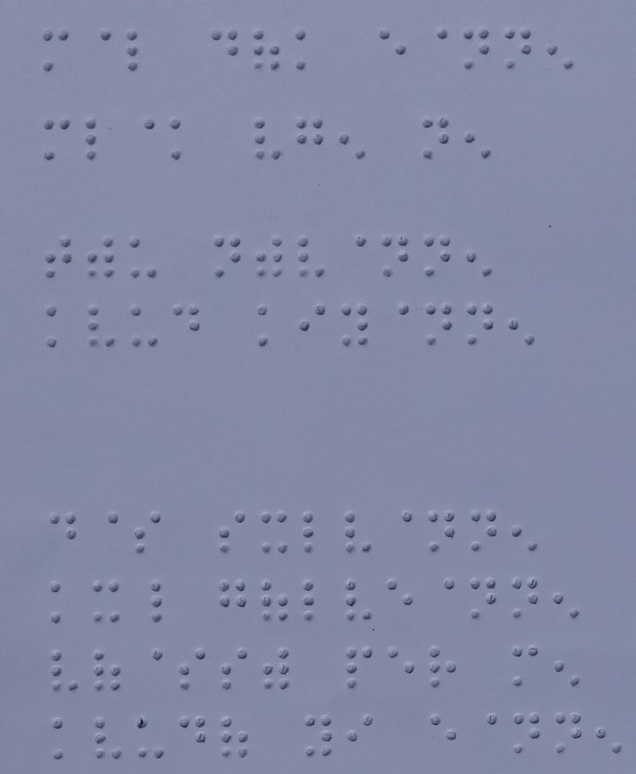
#> input picture assets/test_images/7.jpg, 1271 x 1548 px, found by its file name (shown at 1/2 size)
$ python test.py
#> lines starting #> are read from the running program, lines starting #| are printed output that depends on the picture; after the words box and inside, x2 and y2 are one past the last pixel; in counts of white or black regions, pixels touching at a corner belong together
### preprocessing_image.py
# import the necessary files & libraries
import cv2
import numpy as np

def preprocess_img():

	# importing the image
	image = cv2.imread('D://Educational Files//RUSL//Group Project//System//final_system//braille_project//assets//test_images//7.jpg')
#> image is the input picture: shape (1548, 1271, 3); mean B, G, R 165.5, 136.6, 131.4

	# creating dimensions to resize the image
	scale_percent = 20 # percent of original size
	width = int(image.shape[1] * scale_percent / 100)
#> width = 254
	height = int(image.shape[0] * scale_percent / 100)
#> height = 309
	dim = (width, height)
#> dim = (254, 309)

	# resizing the image to the given scale percentage
	image = cv2.resize(image, dim, interpolation = cv2.INTER_AREA)
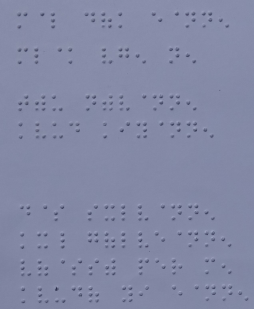
#> image: shape (309, 254, 3); mean B, G, R 165.5, 136.6, 131.4

	# converting the image into gray scale
	gray = cv2.cvtColor(image, cv2.COLOR_BGR2GRAY)
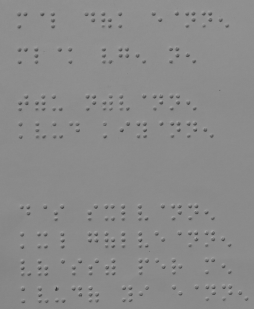
#> gray: shape (309, 254); min 46, max 166, mean 138.5

	#   kernal
	kernel = np.ones((1,1), np.uint8)

	# dialation and erosion
	img_dilation = cv2.dilate(gray, kernel, iterations=1)
	img_erosion = cv2.erode(img_dilation, kernel, iterations=1)

	# thresholding the image
	th, im_th = cv2.threshold(img_erosion, 130, 255, cv2.THRESH_BINARY_INV)
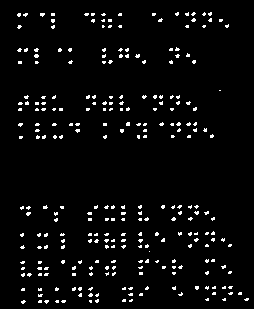
#> im_th: shape (309, 254); 4% white in thin lines or dots, all inside (x1, y1, x2, y2) = (17, 12, 249, 304)

	# Find Canny edges
	edged = cv2.Canny(im_th, 0, 255)
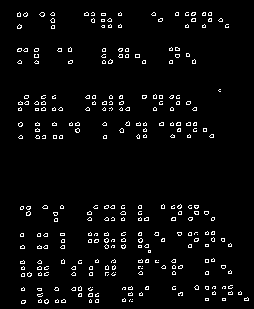
#> edged: shape (309, 254); 3.8% white in thin lines or dots, all inside (x1, y1, x2, y2) = (17, 12, 249, 304)

	# Finding Contours
	contours, hierarchy = cv2.findContours(edged,
		cv2.RETR_EXTERNAL, cv2.CHAIN_APPROX_NONE)
#> contours = 278 contours, all with area under 20

	# Draw the contours on the original image
	cv2.drawContours(image, contours, -1, (0, 0, 255), 1)
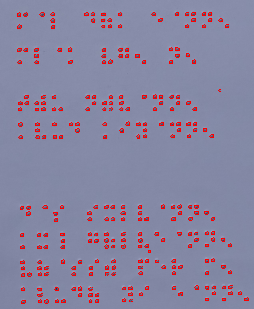
#> image: shape (309, 254, 3); 3.69% of pixels changed, all inside (x1, y1, x2, y2) = (17, 12, 249, 304)

	cv2.imshow('contoured image', image)
	cv2.imshow('gray', gray)
	cv2.imshow('thresholded image', im_th)
	cv2.imshow('edged', edged)
	print(contours)
#> (printed output is left out)
	cv2.waitKey(0)
	cv2.destroyAllWindows()


preprocess_img()

### test.py


def import_pg():
    import preprocessing_image

def show_img():
    cv2.imshow('im_th', im_th)
    cv2.waitKey(0)
    cv2.destroyAllWindows()

# preprocess_img()
# show_img()

import_pg()

$ run again, with assets/test_images/1.jpg copied over assets/test_images/7.jpg
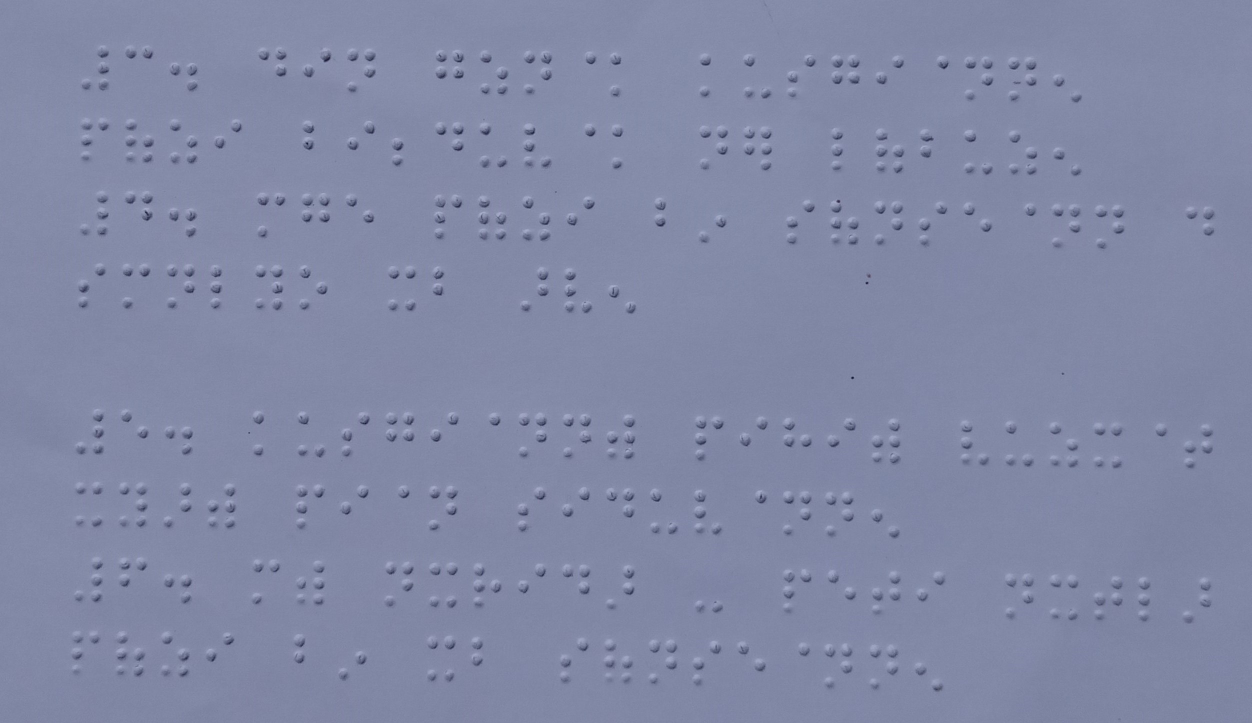
#> input picture assets/test_images/1.jpg, 2504 x 1446 px, found by its file name (shown at 1/2 size)
#> in preprocess_img, image is the input picture: shape (1446, 2504, 3); mean B, G, R 165.2, 136.1, 129.3
#> in preprocess_img, `th, im_th = cv2.threshold(img_erosion, 130, 255, cv2.THRESH_BINARY_INV)`:
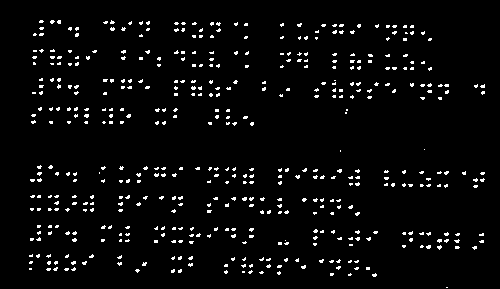
#> im_th: shape (289, 500); 3.8% white in thin lines or dots, all inside (x1, y1, x2, y2) = (29, 20, 485, 288)
#> edged: shape (289, 500); 3.6% white in thin lines or dots, all inside (x1, y1, x2, y2) = (29, 19, 485, 289)
#> contours = 519 contours, all with area under 20
#> in preprocess_img, `cv2.drawContours(image, contours, -1, (0, 0, 255), 1)`:
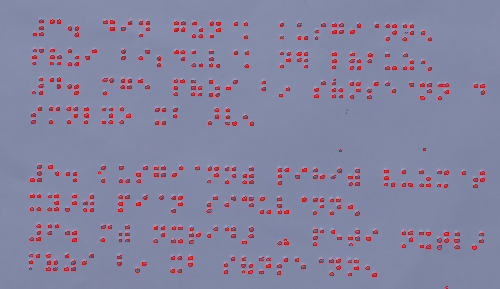
#> image: shape (289, 500, 3); mean B, G, R 159.8, 131.7, 134.2
#> (printed output is left out)

$ run again, with assets/test_images/2.jpg copied over assets/test_images/7.jpg
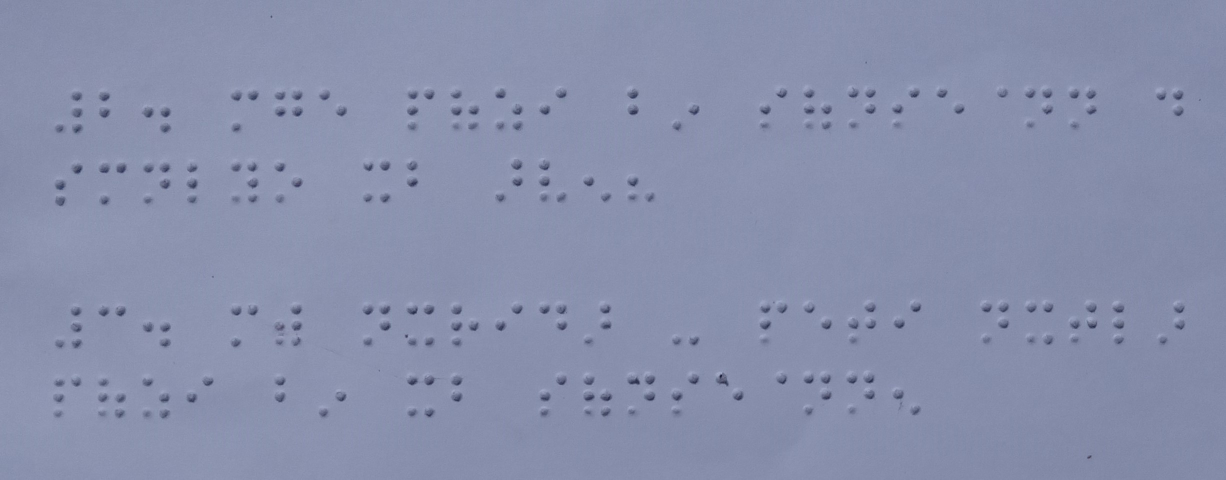
#> input picture assets/test_images/2.jpg, 2452 x 959 px, found by its file name (shown at 1/2 size)
#> in preprocess_img, image is the input picture: shape (959, 2452, 3); mean B, G, R 171.9, 143.3, 135.9
#> in preprocess_img, `th, im_th = cv2.threshold(img_erosion, 130, 255, cv2.THRESH_BINARY_INV)`:
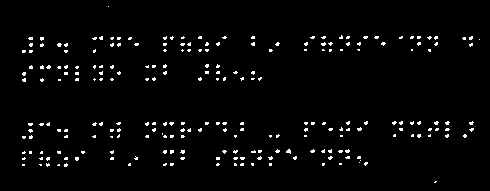
#> im_th: shape (191, 490); 2.6% white in thin lines or dots, all inside (x1, y1, x2, y2) = (22, 6, 480, 183)
#> edged: shape (191, 490); 2.5% white in thin lines or dots, all inside (x1, y1, x2, y2) = (21, 5, 481, 183)
#> contours = 248 contours, all with area under 20
#> in preprocess_img, `cv2.drawContours(image, contours, -1, (0, 0, 255), 1)`:
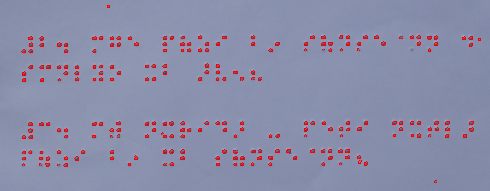
#> image: shape (191, 490, 3); mean B, G, R 168.2, 140.2, 139.4
#| [array([[[436, 182]]], dtype=int32), array([[[435, 180]],
#|        [[434, 181]],
#|        [[434, 182]],
#|        [[434, 181]],
#|        [[435, 180]],
#|        [[436, 180]]], dtype=int32), array([[[165, 165]],
#> (further printed lines are left out)

$ run again, with assets/test_images/3.jpg copied over assets/test_images/7.jpg
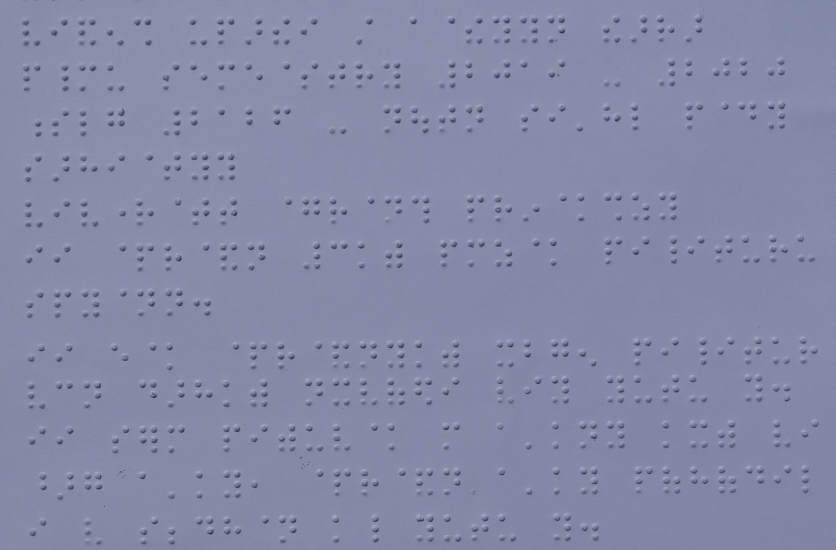
#> input picture assets/test_images/3.jpg, 2506 x 1650 px, found by its file name (shown at 1/3 size)
#> in preprocess_img, image is the input picture: shape (1650, 2506, 3); mean B, G, R 167, 137.6, 132
#> in preprocess_img, `th, im_th = cv2.threshold(img_erosion, 130, 255, cv2.THRESH_BINARY_INV)`:
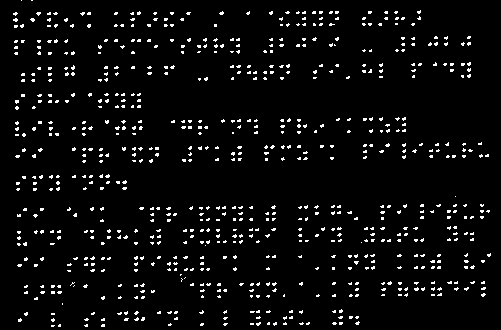
#> im_th: shape (330, 501); 4.6% white in thin lines or dots
#> edged: shape (330, 501); 4.4% white in thin lines or dots
#> contours = 861 contours, all with area under 20
#> in preprocess_img, `cv2.drawContours(image, contours, -1, (0, 0, 255), 1)`:
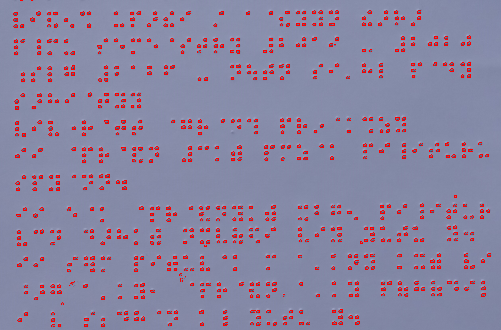
#> image: shape (330, 501, 3); mean B, G, R 160.4, 132.3, 138.1
#> (printed output is left out)
